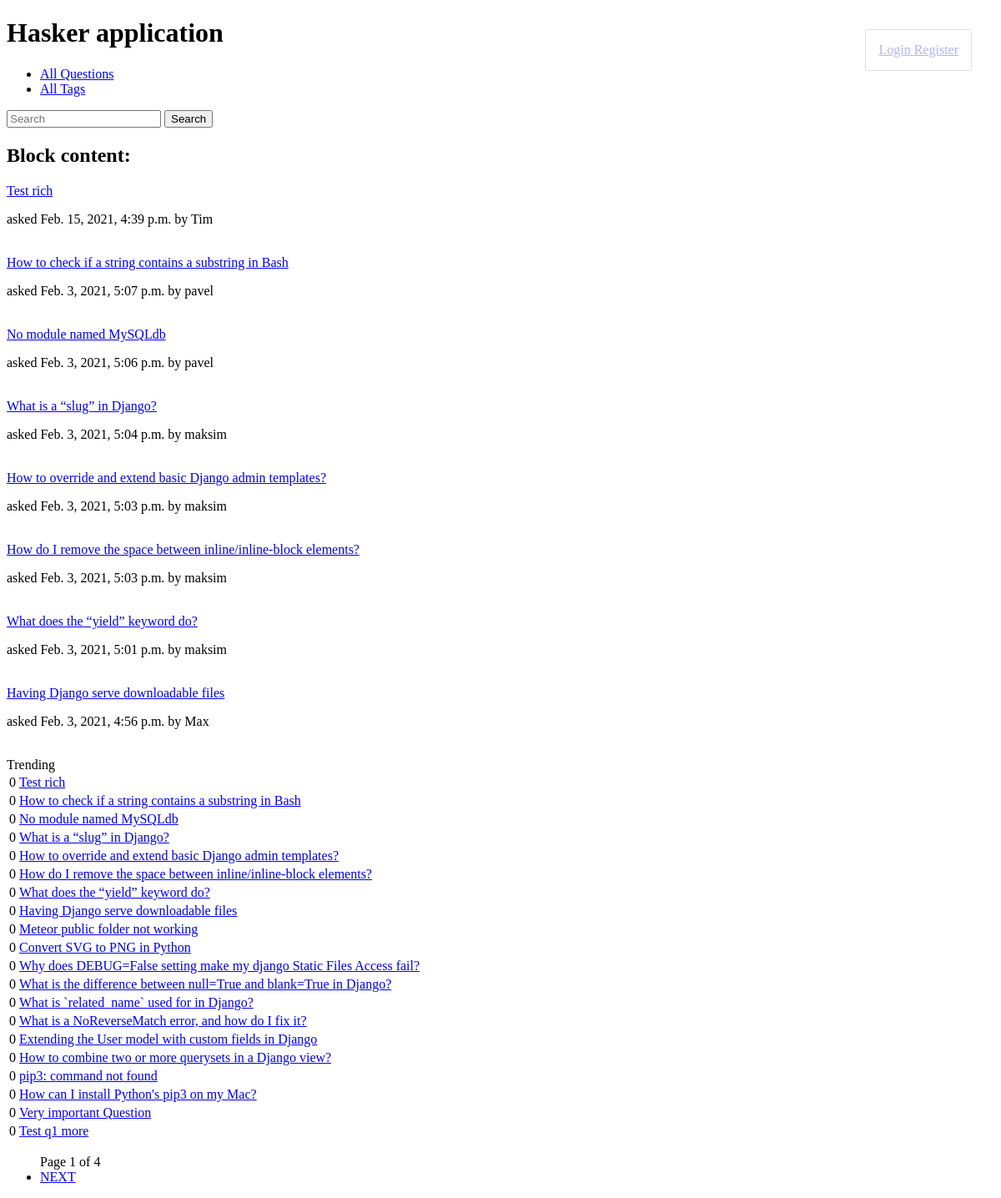
/, run on an earlier commit of the app's database.
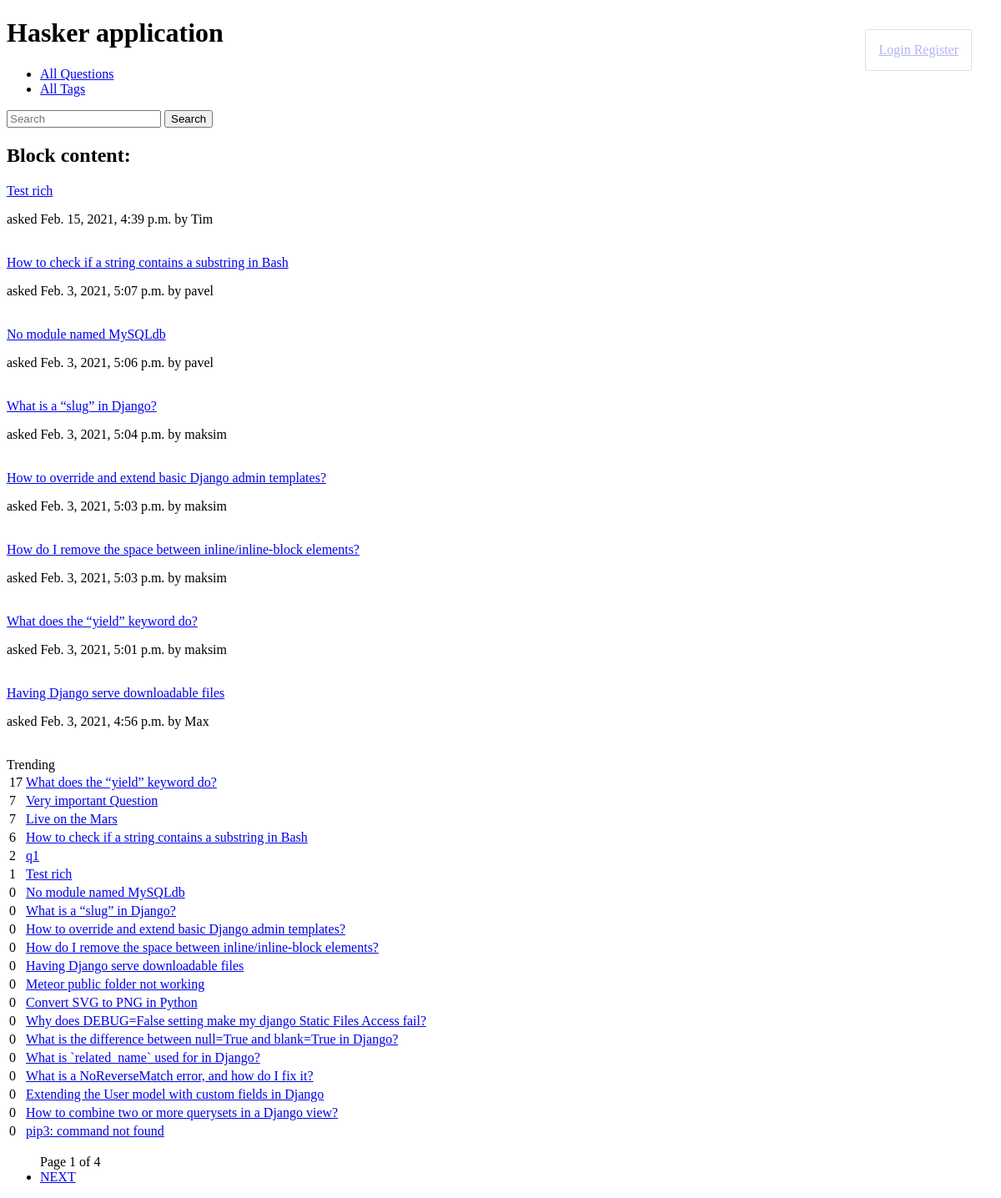
And on a later commit of the database.
### hasker/models.py (models this page shows, shortened)
class Question(models.Model):
    author = models.ForeignKey(User, on_delete=models.CASCADE)
    title = models.CharField(max_length=150, db_index=True)
    slug = models.SlugField(max_length=150, blank=True, unique=True)
    content = RichTextField(blank=False, db_index=True)
    tags = models.ManyToManyField('Tag', blank=True, related_name='questions')
    date_create = models.DateTimeField(auto_now_add=True)
    rating = models.IntegerField(default=0, blank=False, null=False)
    def get_absolute_url(self):
        return reverse('question_detail_url', kwargs={'slug': self.slug})
    class Meta:
        ordering = ['-date_create']

### hasker/views.py (the view)
# urls.py: path('', IndexView.as_view(), name='questions_list_url'),
class IndexView(generic.ListView):
    template_name = 'hasker/index.html'
    context_object_name = 'questions'
    paginate_by = 8
    def get_queryset(self):
        search_query = self.request.GET.get('search', '')
        if search_query:
            return Question.objects.filter(Q(title__icontains=search_query) | Q(content__icontains=search_query))
        return Question.objects.all()

### hasker/context_processors.py (called while the page is built)
def trending(req):
    return {
        'trending': Question.objects.order_by('-rating', '-date_create')[:20]
    }

### hasker/templates/hasker/index.html (shortened to what this page needs)
{% extends 'hasker/base_hasker.html' %}
{% block content %}
    <h2>Block content:</h2>
    {% for question in questions %}
        <div>
            <a href="{{ question.get_absolute_url }}" >{{ question.title }} </a>
            <p> asked {{ question.date_create }} by {{ question.author }} </p>
            <br>
        </div>
    {% endfor %}
        <div id="trending">
            <div class="title">Trending</div>
            <table>
                {% for question in trending %}
                <tr>
                    <td class="rating">{{ question.rating }}</td>
                    <td><a href="{{ question.get_absolute_url }}">{{ question.title }}</a></td>
                </tr>
                {% endfor %}
            </table>
        </div>
{% endblock %}

### hasker/templates/hasker/base_hasker.html (shortened to what this page needs)
{% extends 'base.html' %}

### templates/base.html (shortened to what this page needs)
{% load static %}
<!DOCTYPE html>
<html lang="en">
<head>
    <link rel="stylesheet" href="{% static 'css/styles.css' %}">
</head>
<body>
<h1>Hasker application</h1>
<ul>
    <li> <a href="{% url 'questions_list_url' %}" > All Questions </a> </li>
    <li> <a href="{% url 'tags_list_url' %}" > All Tags </a> </li>
</ul>
<div>
    <form action="{% url 'questions_list_url' %}">
        <input type="search" placeholder="Search" aria-label="Search" name="search">
        <button type="submit" > Search </button>
    </form>
</div>
{% if not request.user.is_authenticated %}
    <div class="admin-panel">
        <a href="/accounts/login"> Login </a>
        <a href="/accounts/register"> Register </a>
    </div>
{% endif %}
{% block content %}{% endblock %}
{% if is_paginated %}
<ul>
    <span>
        Page {{ page_obj.number }} of {{ page_obj.paginator.num_pages }}
    </span>
    {% if page_obj.has_next %}
        <li>
            <a href="?page={{ page_obj.next_page_number }}">NEXT</a>
        </li>
    {% endif %}
</ul>
{% endif %}
</body>
</html>

### static/css/styles.css (style rules this page uses)
.admin-panel { border: 1px solid #999; border-radius: 2px; position: fixed; right: 30px; top: 30px; opacity: 0.3; padding: 15px; margin: 5px; }

What changed in the data, as far as the page shows it:
no longer on this page (row unchanged): Question: rating "0", title "How can I install Python's pip3 on my Mac?"
no longer on this page (row unchanged): Question: rating "0", title "Test q1 more"
changed Question "Test rich": rating "0" → "1"
changed Question "How to check if a string contains a substring in Bash": rating "0" → "6"; moves down the list
changed Question "What does the “yield” keyword do?": rating "0" → "17"; moves up the list
changed Question "Very important Question": rating "0" → "7"; moves up the list
now on this page (row edited): Question: rating "7", title "Live on the Mars"
now on this page (row edited): Question: rating "2", title "q1"
